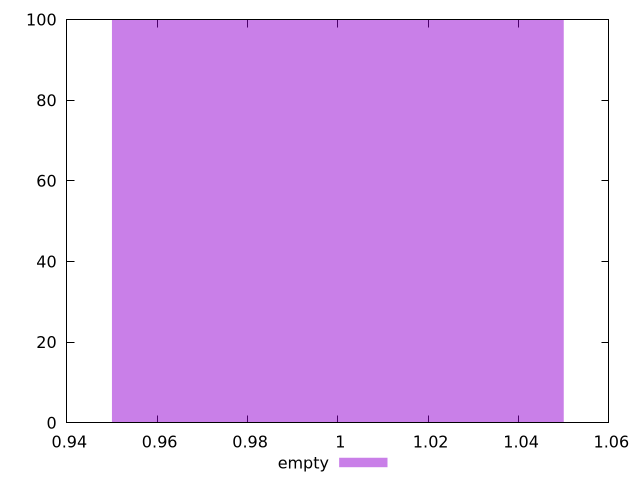

Here is the gnuplot script that generated this plot:
$_empty <<EOF
1 100
EOF
set key outside below
set terminal pngcairo
set output "report_00006_2020-11-02T20-21-41.718Z/total-byte-weight/empty//hist.png"
set yrange [0:100]
set boxwidth 0.1
set style fill transparent solid 0.5 noborder
plot $_empty title "empty" with boxes ,
